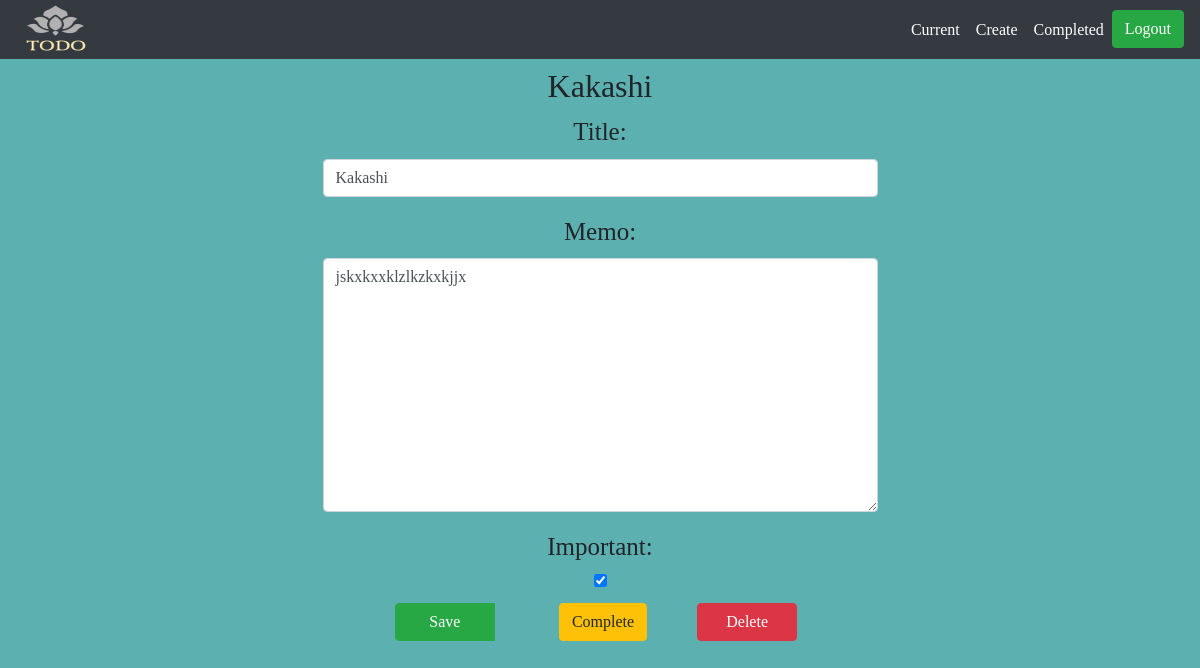
Screenshot of /todo/4 (signed in) with the database file from the repository.
### todo/models.py (models this page shows, shortened)
class todo(models.Model):
    title=models.CharField(max_length=100)
    memo=models.TextField(blank=True)
    created=models.DateTimeField(auto_now_add=True)
    Datecompleted=models.DateTimeField(null=True,blank=True)
    important=models.BooleanField(default=False)
    user=models.ForeignKey(User,on_delete=models.CASCADE)

### todo/views.py (the view, shortened to what this page needs)
# urls.py: path('todo/<int:todo_pk>',views.updatetodo, name='updatetodo'),
@login_required
def updatetodo(request,todo_pk):
    todowo=get_object_or_404(todo,pk=todo_pk,user=request.user)
    form=TodoForm(instance=todowo)
    if request.method=='GET':
        return render(request,'todo/updatetodo.html',{"todowo":todowo,"form":form})

### todo/forms.py
class TodoForm(ModelForm):
    class Meta:
        model=todo
        fields =['title','memo','important']

### todo/templates/todo/updatetodo.html (shortened to what this page needs)
{% extends "todo/base.html" %}
{% block content %}
<div class='container' align='center'>
<h2>{{ todowo.title }}</h2>
<form method='POST' >
{{ form.as_p }}
<div class="btn-group" style='    transform: translateX(14px);'>
<button type='submit'  class='btn btn-success'style='height: 38px;margin-right: 50px;width: 100px;'>Save</button
  </div>
</form>
<form method='POST' action='{% url "completetodo" todowo.id %}'>
   <div class="btn-group" style='    transform: translateX(14px);'>
<button type='submit' class='btn btn-warning' style='margin-right: 50px;'>Complete </button>
</div>
</form>
<form method='POST' action='{% url "deletetodo" todowo.id %}'>
   <div class="btn-group" style='    transform: translateX(14px);'>
<button type='submit'  class='btn btn-danger'style='margin-right: 50px;width: 100px;'>Delete </button>
</div>
</form>
</div>
{% endblock %}

### todo/templates/todo/base.html (style rules this page uses)
* { font-family: 'Shadows Into Light', cursive; }

### todo/templates/todo/updatetodo.html (style rules this page uses)
#id_title { display: block; width: 50%; padding: .375rem .75rem; font-size: 1rem; line-height: 1.5; color: #495057; background-color: #fff; background-clip: padding-box; border: 1px solid #ced4da; border-radius: .25rem; transition: border-color .15s ease-in-out,box-shadow .15s ease-in-out; }
#id_memo { display: block; width: 50%; padding: .375rem .75rem; font-size: 1rem; line-height: 1.5; color: #495057; background-color: #fff; background-clip: padding-box; border: 1px solid #ced4da; border-radius: .25rem; transition: border-color .15s ease-in-out,box-shadow .15s ease-in-out; }
#id_important { display: block; width: 50%; padding: .375rem .75rem; font-size: 1rem; line-height: 1.5; color: #495057; background-color: #fff; background-clip: padding-box; border: 1px solid #ced4da; border-radius: .25rem; transition: border-color .15s ease-in-out,box-shadow .15s ease-in-out; }
label { display: inline-block; margin-bottom: .5rem; font-size: 25px; }

### rows the page displays
todo: title "Kakashi", memo "jskxkxxklzlkzkxkjjx", important "☑"
